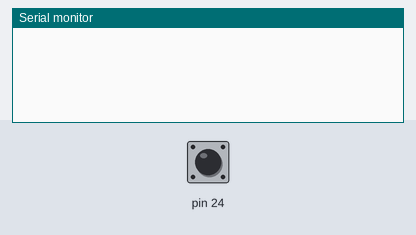
A sketch run on a simulated Arduino Mega 2560, built with avr-gcc and run on an emulated ATmega2560. Shown: the last lines printed to the serial monitor. Inputs (shaded band) come from the test bench; at power-on: pin 24 LOW.

Above: at 1.2 s.
1.3 s: pin 24 driven HIGH
At 1.7 s:
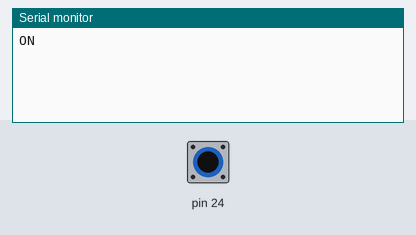
2.8 s: pin 24 pulsed LOW 2 times (0.12 s each, 0.3 s apart)
At 3.22 s:
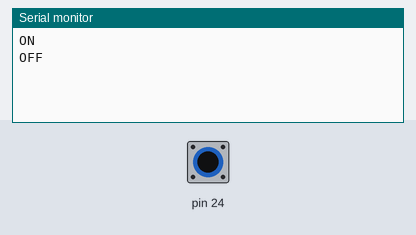

The sketch:

push_loop_cut_off.ino
```cpp
int swstatus;

void setup() {
  pinMode(24, INPUT);
  Serial.begin(9600);

}

void loop() {
  if (digitalRead(24)==1) {
    if (swstatus == 0) {
      swstatus = 1;
      Serial.println("ON");
    }


   else if(digitalRead(24)==0){
    if(swstatus == 1){
      swstatus = 0;
      Serial.println("OFF");
    }
  }
  }


}

//누르면 on 계속 뜨고 떼면 off하나
```

Measured:
- after the input at 1.3 s, the serial monitor: prints a new line at once (image 1)
- after the input at 2.8 s, the serial monitor: prints a new line after 0.30 s (image 2)
